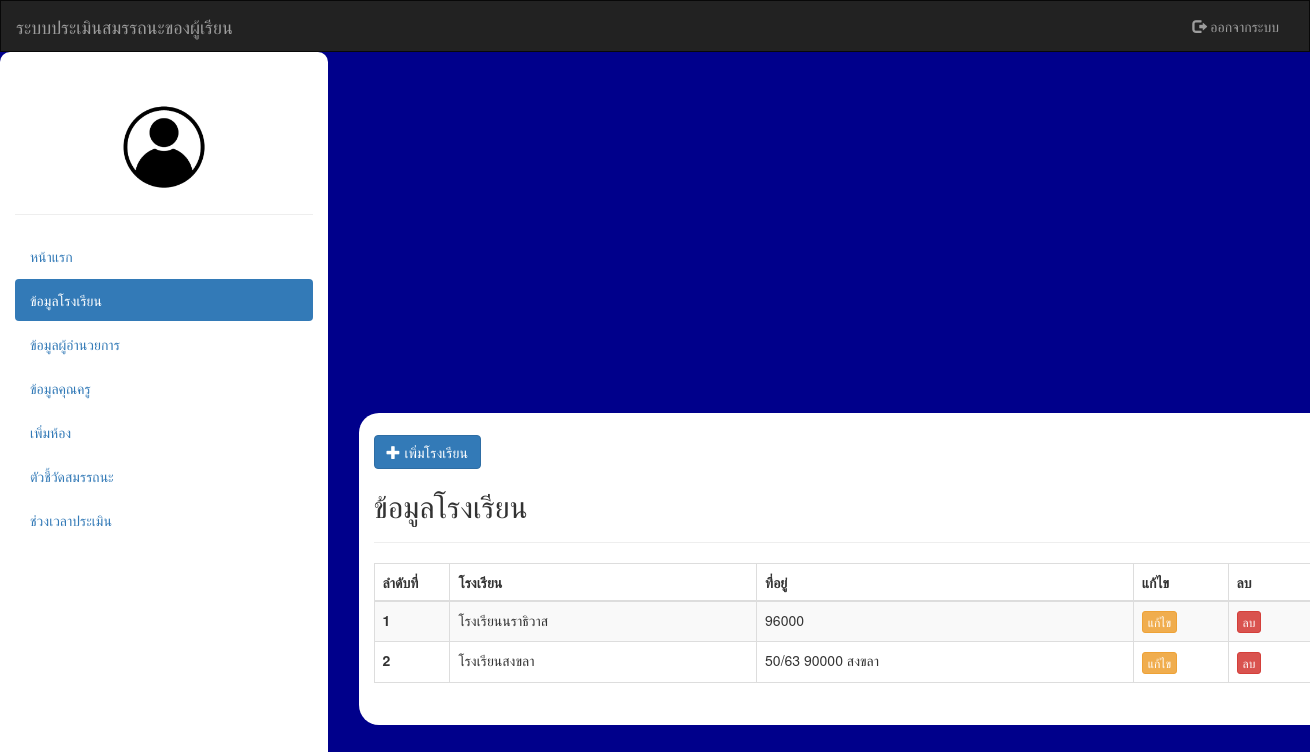
/admin/school.php, run on the app's committed database.
### tables this page shows
CREATE TABLE `school` (
  `id` int(11) UNSIGNED NOT NULL,
  `schoolname` text NOT NULL,
  `schooladrees` text NOT NULL
);

### admin/school.php (the view, shortened to what this page needs)
<?php
require_once "../config/db.php";
if (isset($_GET['schoolname']) && $_GET['schoolname'] != '') {
  $schoolname = "%{$_GET['schoolname']}%";
  $stmt = $conn->prepare("SELECT* FROM school WHERE schoolname LIKE ?");
  $stmt->execute([$schoolname]);
  $stmt->execute();
  $result = $stmt->fetchAll();
} else {
  $stmt = $conn->prepare("SELECT* FROM school");
  $stmt->execute();
  $result = $stmt->fetchAll();
}
?>
<!DOCTYPE html>
<html lang="en">
<head>
  <link rel="stylesheet" href="https://maxcdn.bootstrapcdn.com/bootstrap/3.4.1/css/bootstrap.min.css">
  <link rel="stylesheet" href="../style.css" type="text/css" />
  <link rel="stylesheet" href="../newstyle.css" type="text/css" />
</head>
<body style="background-color: #00008B;">
  <nav class="navbar navbar-inverse">
    <div class="container-fluid">
      <div class="navbar-header">
        <a class="navbar-brand" href="#">ระบบประเมินสมรรถนะของผู้เรียน</a>
      </div>
      <div class="collapse navbar-collapse" id="myNavbar">
        <ul class="nav navbar-nav navbar-right">
          <li><a href="../index.php"><span class="glyphicon glyphicon-log-out"></span> ออกจากระบบ</a></li>
        </ul>
      </div>
    </div>
  </nav>
  <div class="container-fluid ">
    <div class="row content">
      <div class="col-sm-3 sidenav">
        <div align="center"><br>
          <img src="../images/icon.jpg" height="100" class="img-circle" alt="Cinque Terre">
        </div>
        <hr>
        <ul class="nav nav-pills nav-stacked">
          <li><a href="admin.php">หน้าแรก</a></li>
          <li class="active"><a href="school.php">ข้อมูลโรงเรียน</a></li>
          <li><a href="../admin/director/director.php">ข้อมูลผู้อำนวยการ</a></li>
          <li><a href="teacher/teacher.php">ข้อมูลคุณครู</a></li>
          <li><a href="class/class.php">เพิ่มห้อง</a></li>
          <li><a href="capacity/form.php">ตัวชี้วัดสมรรถนะ</a></li>
          <li><a href="../admin/date/t_date.php">ช่วงเวลาประเมิน</a></li>
        </ul>
      </div><br>
      <div class="container">
        <div class=" col-sm-15 col-sm-offset-0"><br>
          <button type="button" class="btn btn-primary btn-m" data-toggle="modal" data-target="#myModal"><span class="glyphicon glyphicon-plus" aria-hidden="true"></span> เพิ่มโรงเรียน</button>
          <h2>ข้อมูลโรงเรียน</h2>
          <hr>
          <table class="table table-striped table-bordered table-hover">
            <thead>
              <tr>
                <th width="8%">ลำดับที่</th>
                <th>โรงเรียน</th>
                <th>ที่อยู่</th>
                <th width="10%">แก้ไข</th>
                <th width="10%">ลบ</th>
              </tr>
            </thead>
            <tbody>
                <?php
                $index = 1;
                $stmt = $conn->query("SELECT * FROM school");
                $stmt->execute();
                $schools = $stmt->fetchAll();
                if (!$schools) {
                  echo "<tr><td COLSPAN='5' align= 'center' >ไม่มีข้อมูล</td></tr>";
                } else {
                  foreach ($schools as $school) {
                ?>
              <tr>
                <th><?= $index++;
                    ['id']; ?></th>
                <td><?= $school['schoolname']; ?></td>
                <td><?= $school['schooladrees']; ?></td>
                <td>
                  <a href="editschool.php?id=<?= $school['id']; ?>" class="btn btn-warning btn-xs" data-toggle="modal" data-target="#myModal">แก้ไข</a>
                </td>
                <td>
                  <a href="?delete=<?= $school['id']; ?>" onclick="return confirm('ยืนยันการลบ')" class="btn btn-danger btn-xs">ลบ</a>
                </td>
              </tr>
          <?php  }
                } ?>
            </tbody>
          </table>
        </div><br>
      </div>
    </div>
  </div>
</body>
</html>

### style.css (style rules this page uses)
body { line-height: 22px; margin: 0; -webkit-font-smoothing: antialiased !important; }
.container { background-color: #FFFFFF; width: 980px; position: absolute; top: 25%; left: 35%; margin-top: -100px; margin-left: -100px; }
.row.content { height: 1500px }
.sidenav { background-color: #FFFFFF; height: 100%; }

### newstyle.css (style rules this page uses)
body { line-height: 22px; margin: 0; -webkit-font-smoothing: antialiased !important; }
.container { background-color: #FFFFFF; border-radius: 20px; width: 980px; position: absolute; top: 25%; left: 35%; margin-top: -100px; margin-left: -100px; }
.navbar { margin-bottom: 0; border-radius: 0; }
.row.content { height: 2000px }
.sidenav { border-radius: 10px; padding-top: 20px; background-color: #ffffff; height: 100%; }

### data on the page
school: schoolname "โรงเรียนนราธิวาส", schooladrees "96000"
school: schoolname "โรงเรียนสงขลา", schooladrees "50/63 90000 สงขลา"
